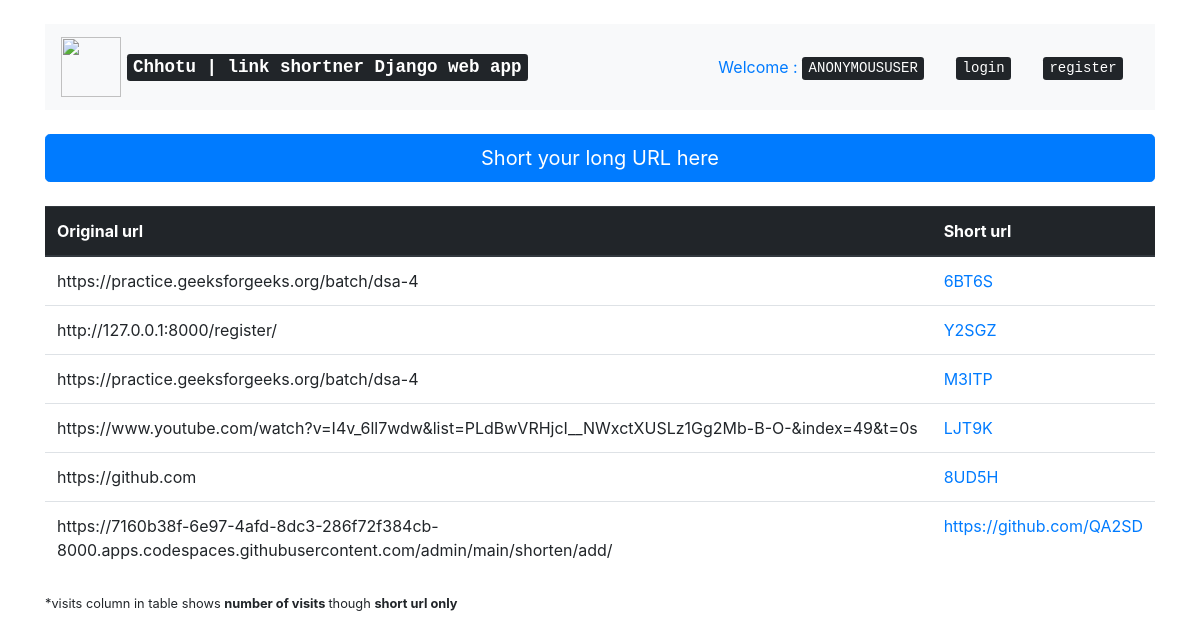
The page / on the database its author committed.
### main/models.py (models this page shows)
class shorten(models.Model):
    uri = models.URLField('Enter original uri ')
    shorturi = models.CharField('save the model for shorten uri',max_length=10,unique=True,null=True,blank=True)
    count = models.IntegerField(default=0)
    def save(self,*args,**kwrgs):
        self.shorturi=get_random_string(5, allowed_chars=string.ascii_uppercase + string.digits)
        super(shorten,self).save(*args,**kwrgs)

### home/views.py (the view)
# urls.py: path('',index,name='index'),
def index(request):
    if request.user.is_authenticated:
        query = UserShort.objects.filter(user=request.user).order_by('-pk')
        context = {'query':query}
    else:
        query = shorten.objects.all().order_by('-pk')
        context = {'query':query}
    return render(request,'index.html',context)

### templates/index.html (shortened to what this page needs)
{% extends 'base.html' %}
{% block content %}
<div class="table-responsive">
<a href="{% url 'home:short'%}" class="btn btn-primary btn-lg btn-block mb-4">Short your long URL here</a>
    <table class="table">
  <thead class="thead-dark">
    <tr>
      <th scope="col">Original url</th>
      <th scope="col">Short url</th>
    </tr>
  </thead>
  <tbody>
  {%for object in query%}
    <tr>
      <td>{{object.uri }}</td>
      <td><a href="/{{object.shorturi}}">{{object.shorturi}}</a></td>
    </tr>
  {%endfor%}
  </tbody>
</table>
<small>*visits column in table shows <b>number of visits </b>though <b>short url only</b></small>
</div>
 {% endblock %}

### rows shown on the page
shorten: uri "https://practice.geeksforgeeks.org/batch/dsa-4", shorturi "6BT6S"
shorten: uri "http://127.0.0.1:8000/register/", shorturi "Y2SGZ"
shorten: uri "https://practice.geeksforgeeks.org/batch/dsa-4", shorturi "M3ITP"
shorten: uri "https://www.youtube.com/watch?v=I4v_6ll7wdw&list=PLdBwVRHjcI__NWxctXUSLz1Gg2Mb-B-O-&index=49&t=0s", shorturi "LJT9K"
shorten: uri "https://github.com", shorturi "8UD5H"
shorten: uri "https://7160b38f-6e97-4afd-8dc3-286f72f384cb-8000.apps.codespaces.githubusercontent.com/admin/main/shorten/add/", shorturi "https://github.com/QA2SD"

### other values the page prints
{{ request.user }} "ANONYMOUSUSER"
